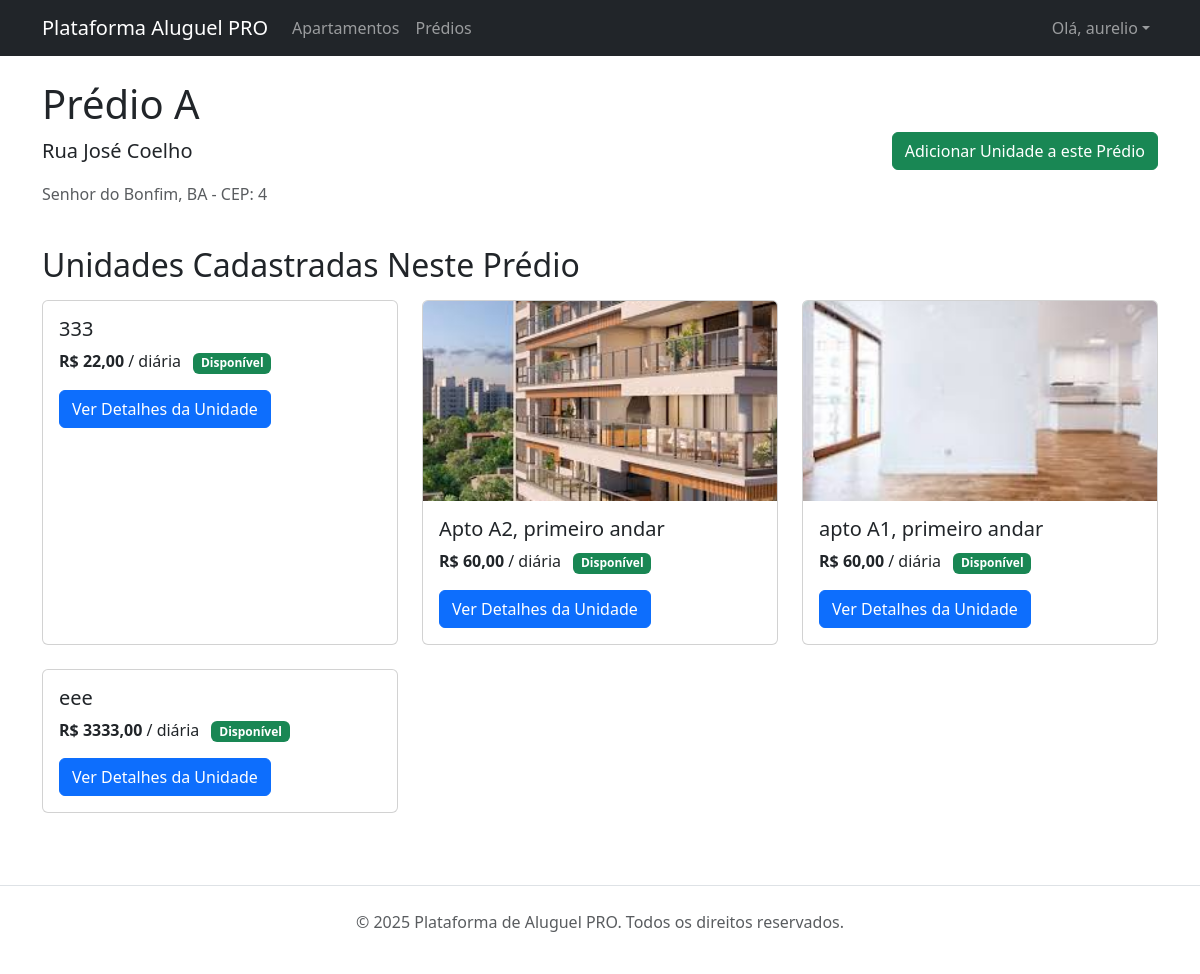
Screenshot of /apartamentos/predios/1/ (signed in) with the database file from the repository.
### apartamentos/models.py (models this page shows, shortened)
class Predio(models.Model):
    proprietario = models.ForeignKey(settings.AUTH_USER_MODEL, on_delete=models.CASCADE, related_name='predios', verbose_name=_("proprietário"))
    nome = models.CharField(_("nome do prédio/condomínio"), max_length=255)
    endereco_completo = models.CharField(_("endereço completo"), max_length=255)
    cidade = models.CharField(_("cidade"), max_length=100)
    estado = models.CharField(_("estado (UF)"), max_length=2)
    cep = models.CharField(_("CEP"), max_length=9)
    foto_fachada = models.ImageField(_("foto da fachada"), upload_to='predios/fachadas/%Y/%m/%d/', blank=True, null=True)
    data_cadastro = models.DateTimeField(_("data de cadastro"), auto_now_add=True)
    class Meta:
        verbose_name = _("Prédio / Condomínio"); verbose_name_plural = _("Prédios / Condomínios"); ordering = ['nome']

class Apartamento(models.Model):
    predio = models.ForeignKey(Predio, on_delete=models.CASCADE, related_name='apartamentos', verbose_name=_("prédio / condomínio"))
    proprietario = models.ForeignKey(settings.AUTH_USER_MODEL, on_delete=models.CASCADE, related_name='meus_apartamentos', verbose_name=_("proprietário"))
    titulo = models.CharField(_("identificador da unidade"), max_length=100)
    descricao = models.TextField(_("descrição da unidade"), blank=True)
    numero_quartos = models.PositiveIntegerField(_("número de quartos"), default=1)
    numero_banheiros = models.PositiveIntegerField(_("número de banheiros"), default=1)
    area_m2 = models.DecimalField(_("área (m²)"), max_digits=7, decimal_places=2)
    preco_diaria = models.DecimalField(_("preço da diária (R$)"), max_digits=10, decimal_places=2)
    foto_principal = models.ImageField(_("foto principal da unidade"), upload_to='apartamentos/fotos_principais/%Y/%m/%d/', blank=True, null=True)
    disponivel = models.BooleanField(_("disponível para aluguel?"), default=True)
    comodidades = models.ManyToManyField(Comodidade, blank=True, verbose_name=_("comodidades da unidade"))
    data_cadastro = models.DateTimeField(_("data de cadastro"), auto_now_add=True)
    data_atualizacao = models.DateTimeField(_("data de atualização"), auto_now=True)
    class Meta:
        verbose_name = _("Apartamento / Unidade"); verbose_name_plural = _("Apartamentos / Unidades"); ordering = ['predio', 'titulo']

### apartamentos/views.py (the view)
# urls.py: path('predios/<int:pk>/', PredioDetailView.as_view(), name='detalhe_predio'),
class PredioDetailView(DetailView):
    model = Predio
    template_name = 'apartamentos/predio_detail.html'
    context_object_name = 'predio'
    def get_queryset(self):
        return super().get_queryset().prefetch_related('apartamentos__proprietario')

### apartamentos/templates/apartamentos/predio_detail.html (shortened to what this page needs)
{% extends 'base.html' %}
{% block content %}
<div class="d-flex justify-content-between align-items-center mb-4">
    <div>
        <h1>{{ predio.nome }}</h1>
        <p class="lead">{{ predio.endereco_completo }}</p>
        <p class="text-muted">{{ predio.cidade }}, {{ predio.estado }} - CEP: {{ predio.cep }}</p>
    </div>
    {% if perms.apartamentos.add_apartamento %}
    <a href="{% url 'apartamentos:apartamento_create' pk_predio=predio.pk %}" class="btn btn-success">Adicionar Unidade a este Prédio</a>
    {% endif %}
    </div>
<h2 class="mb-3">Unidades Cadastradas Neste Prédio</h2>
<div class="row">
    {% for apartamento in predio.apartamentos.all %}
        <div class="col-md-4 mb-4">
            <div class="card h-100">
                {% if apartamento.foto_principal %}
                    <img src="{{ apartamento.foto_principal.url }}" class="card-img-top" alt="{{ apartamento.titulo }}" style="height: 200px; object-fit: cover;">
                {% endif %}
                <div class="card-body">
                    <h5 class="card-title">{{ apartamento.titulo }}</h5>
                    <p class="card-text">
                        <strong>R$ {{ apartamento.preco_diaria|floatformat:2 }}</strong> / diária
                        <span class="badge bg-{% if apartamento.disponivel %}success{% else %}warning{% endif %} ms-2">
                            {% if apartamento.disponivel %}Disponível{% else %}Indisponível{% endif %}
                        </span>
                    </p>
                    <a href="{% url 'apartamentos:detalhe_apartamento' pk=apartamento.pk %}" class="btn btn-primary">Ver Detalhes da Unidade</a>
                </div>
            </div>
        </div>
    {% empty %}
        <div class="col-12">
            <p>Nenhuma unidade cadastrada para este prédio ainda.</p>
        </div>
    {% endfor %}
</div>
{% endblock content %}

### templates/base.html (shortened to what this page needs)
{% load static %}
<!DOCTYPE html>
<html lang="pt-br">
<head>
    <link href="https://cdn.jsdelivr.net/npm/bootstrap@5.3.3/dist/css/bootstrap.min.css" rel="stylesheet">
</head>
<body>
    <nav class="navbar navbar-expand-lg navbar-dark bg-dark mb-4" style="position: relative; z-index: 1050;">
        <div class="container">
            <a class="navbar-brand" href="{% url 'homepage' %}">Plataforma Aluguel PRO</a>
            <div class="collapse navbar-collapse" id="navbarNav">
                <ul class="navbar-nav me-auto mb-2 mb-lg-0">
                    <li class="nav-item"><a class="nav-link" href="{% url 'apartamentos:lista_apartamentos' %}">Apartamentos</a></li>
                    <li class="nav-item"><a class="nav-link" href="{% url 'apartamentos:lista_predios' %}">Prédios</a></li>
                </ul>
                <ul class="navbar-nav">
                    {% if user.is_authenticated %}
                    <li class="nav-item dropdown">
                        <a class="nav-link dropdown-toggle" href="#" role="button" data-bs-toggle="dropdown" aria-expanded="false">Olá, {{ user.first_name|default:user.username }}</a>
                    </li>
                    {% else %}
                    <li class="nav-item"><a class="nav-link" href="{% url 'login' %}">Entrar</a></li>
                    <li class="nav-item"><a class="nav-link btn btn-primary text-white" href="{% url 'apartamentos:signup' %}">Cadastre-se</a></li>
                    {% endif %}
                </ul>
            </div>
        </div>
    </nav>
    <main class="container">
        {% block content %}{% endblock content %}
    </main>
    <footer class="mt-5 py-4 text-center text-muted border-top"><p>&copy; {% now "Y" %} Plataforma de Aluguel PRO. Todos os direitos reservados.</p></footer>
</body>
</html>

### rows the page displays
Predio: nome "Prédio A", endereco_completo "Rua José Coelho", cidade "Senhor do Bonfim", estado "BA", cep "4"
Apartamento: titulo "333", preco_diaria "22,00", disponivel "Disponível"
Apartamento: foto_principal (picture), titulo "Apto A2, primeiro andar", preco_diaria "60,00", disponivel "Disponível"
Apartamento: foto_principal (picture), titulo "apto A1, primeiro andar", preco_diaria "60,00", disponivel "Disponível"
Apartamento: titulo "eee", preco_diaria "3333,00", disponivel "Disponível"

### other values shown
{{ user.first_name|default:user.username }} "aurelio"
